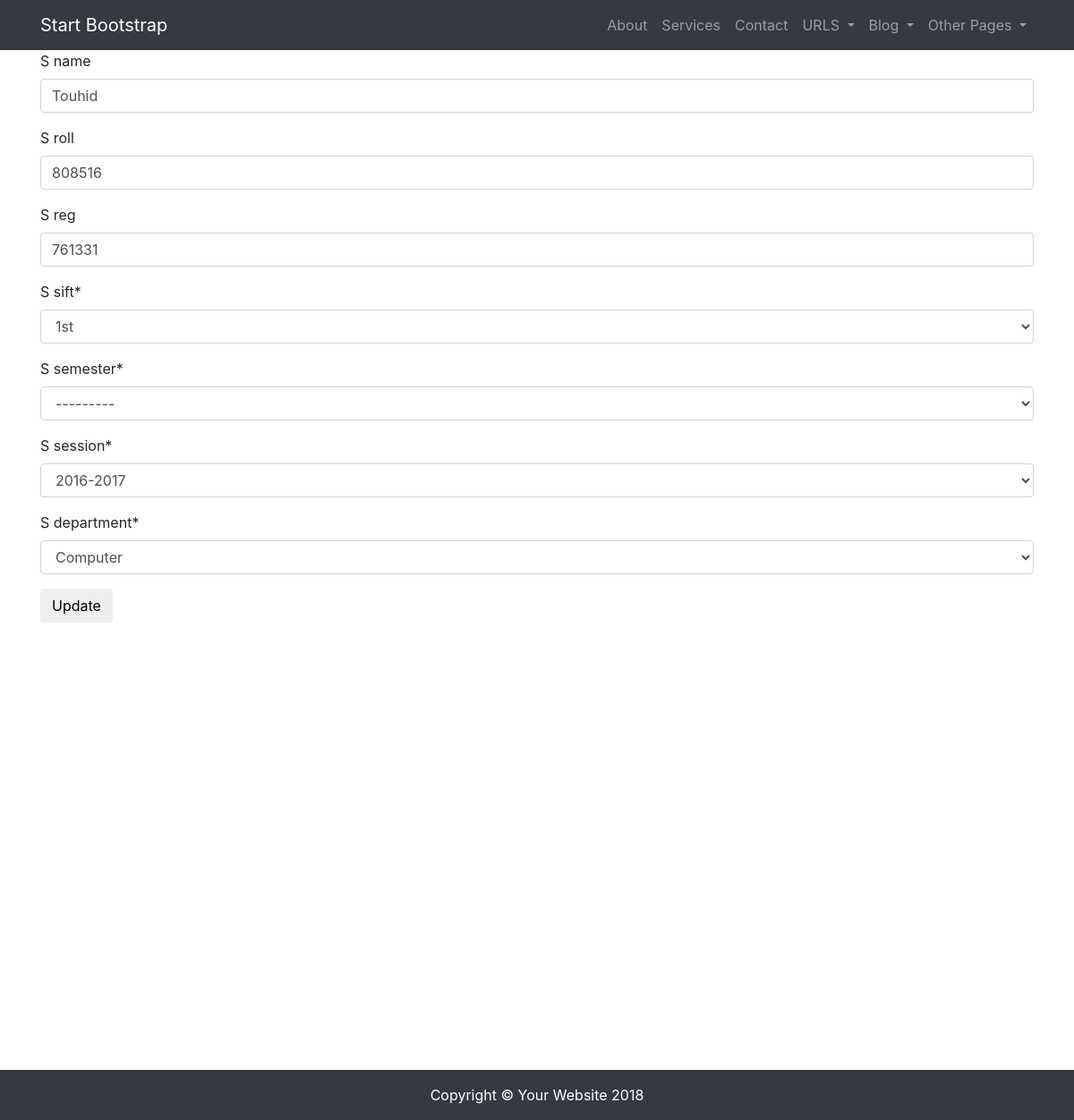
The app's page /student/touhid, older data.
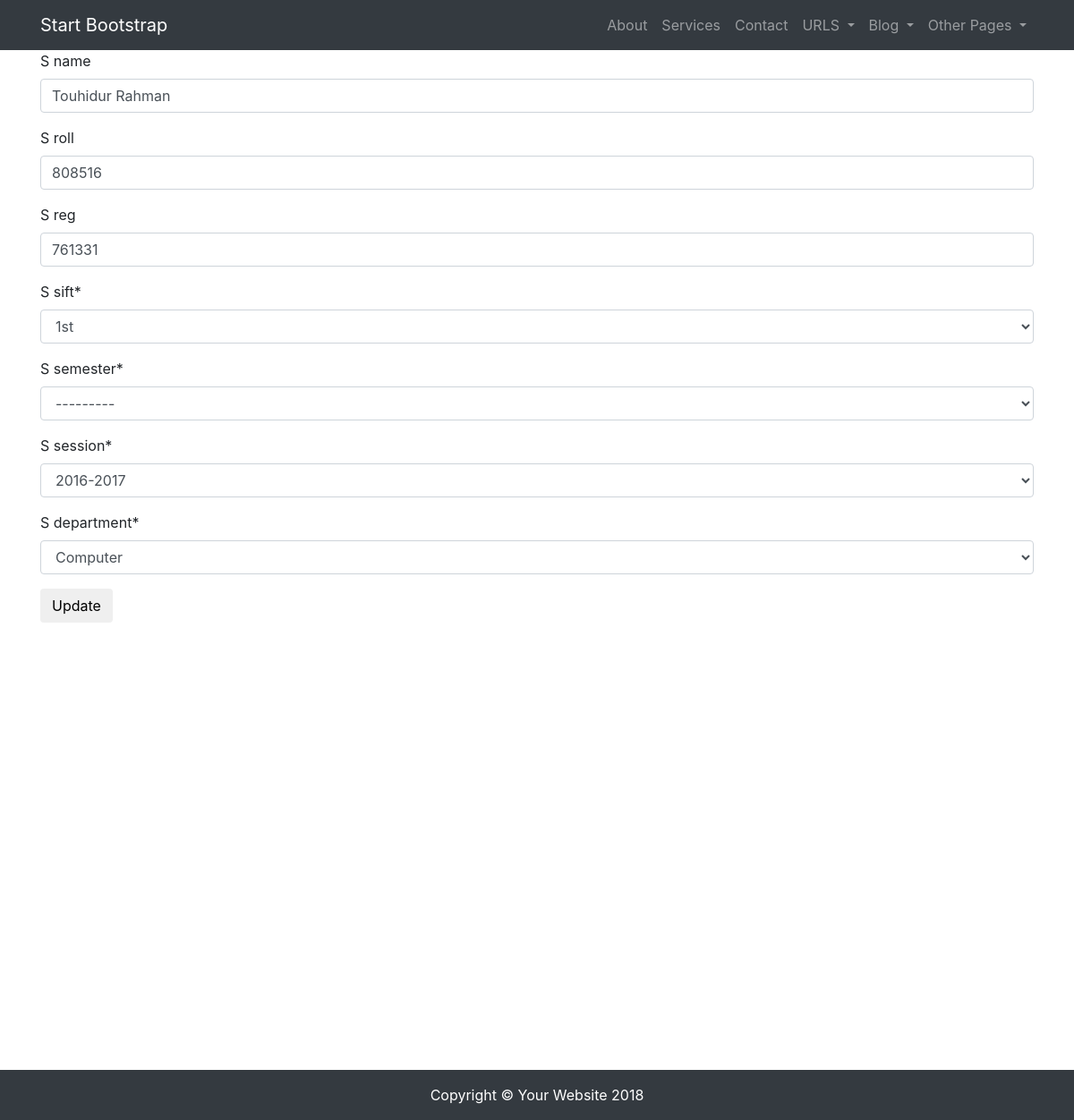
The same page, newer data.
### rpiapp/models.py (models this page shows, shortened)
class Student(models.Model):
    SHIFT = (
        ('1', '1st'),
        ('2', '2nd'),
    )
    SEMESTER = (
        ('1st', '1st'),
        ('2nd', '2nd'),
        ('3rd', '3rd'),
        ('4th', '4th'),
        ('5th', '5th'),
        ('6th', '6th'),
        ('7th', '7th'),
        ('8th', '8th'),
    )
    SESSION = (
        ([tuple(str(str(str(int(i[0])) + '-' + str(int(i[0] + 1))) + ', ' + str(
            str(int(i[0])) + '-' + str(int(i[0] + 1)))).split(',')) for i in
          tuple(map(lambda *x: x, (tuple([i for i in range(2016, 2050)]))))])
    )
    DEPARTMENT = (
        ('computer', 'Computer'),
        ('civil', 'Civil'),
        ('electrical', 'Electrical'),
        ('electronics', 'Electronics'),
        ('mechanical', 'Mechanical'),
        ('power', 'Power'),
        ('electromedical', 'Electromedical'),
        ('mechatronics', 'Mechatronics'),
    )
    s_name = models.CharField(max_length=250, blank=True)
    s_roll = models.IntegerField(default=0, blank=True)
    s_reg = models.IntegerField(default=0, blank=True)
    s_sift = models.CharField(max_length=10, choices=SHIFT)
    s_semester = models.CharField(max_length=10, choices=SEMESTER)
    s_session = models.CharField(max_length=10, choices=SESSION)
    s_department = models.CharField(max_length=50, choices=DEPARTMENT)
    slug = models.SlugField(unique=True, null=True)
    def __str__(self):  # Using this rename the model name
        return smart_text(str('Name: ' + self.s_name + ' ' + 'Roll: ' + str(self.s_roll)))

### rpiapp/views.py (the view, shortened to what this page needs)
# urls.py: url(r'^student/(?P<slug>[-\w]+)$', StudentDetailView.as_view(), name='student_details_view'),
class StudentDetailView(SuccessMessageMixin, ModelFormMixin, MultipleObjectMixin, DetailView):
    model = Student
    form_class = StudentForm
    template_name = 'student_details_view.html'
    def get_context_data(self, *args, **kwargs):
        context = super(StudentDetailView, self).get_context_data(*args, **kwargs)
        print(context)
        return context

### rpiapp/forms.py
class StudentForm(forms.ModelForm):
    class Meta:
        model = Student
        fields = ['s_name', 's_roll', 's_reg', 's_sift', 's_semester', 's_session', 's_department']

### rpiapp/views.py (called while the page is built)
    def get_object(self, queryset=None, *args, **kwargs):
        slug = self.kwargs.get('slug')
        if slug:
            try:
                obj = self.model.objects.get(slug=slug)
                return obj
            except self.model.MultipleObjectsReturned:
                obj = self.get_queryset().first()
            except:
                obj = None
            return obj
        return Http404

### rpiapp/templates/student_details_view.html
{% extends 'base.html' %}
{% load crispy_forms_tags %}
{% block content %}
    <form method="" action="{{ request.path}}{{ '/update/' }}">{% csrf_token %}
        {{ form|crispy}}
        <button type="submit" class="btn btn-default">Update</button>
    </form>
{% endblock %}

Row changes from the older to the newer data that the page shows:
changed Student "1st": s_name "Touhid" → "Touhidur Rahman"
